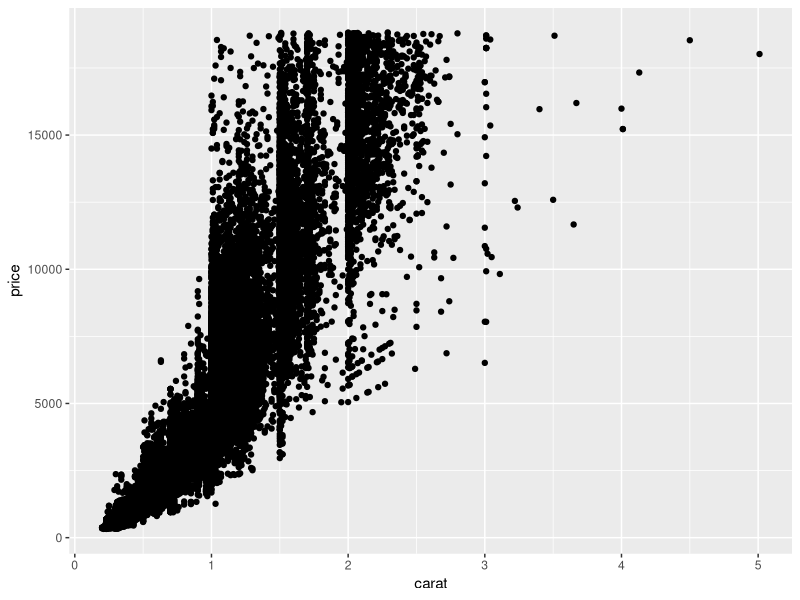
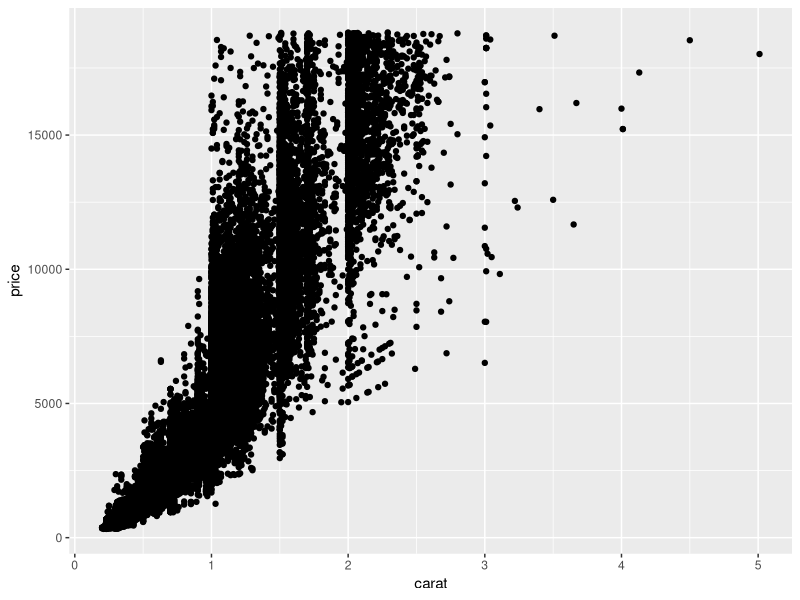
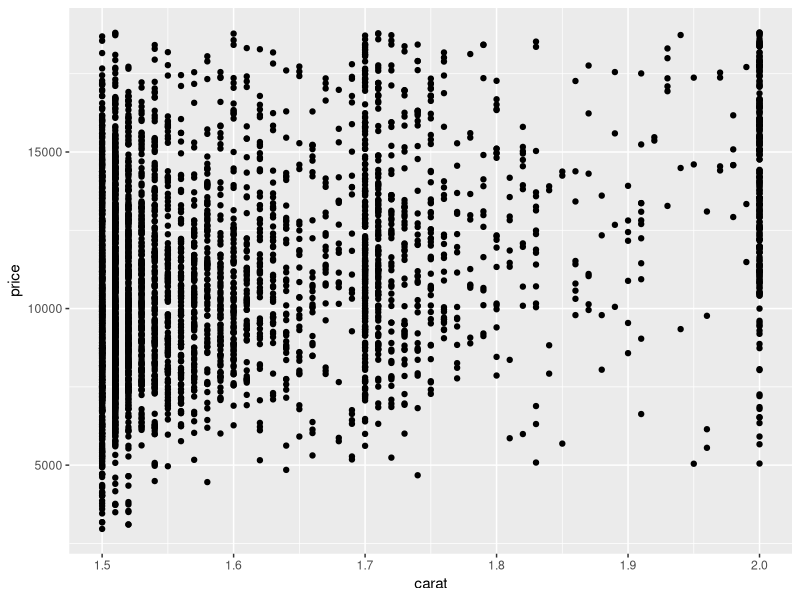
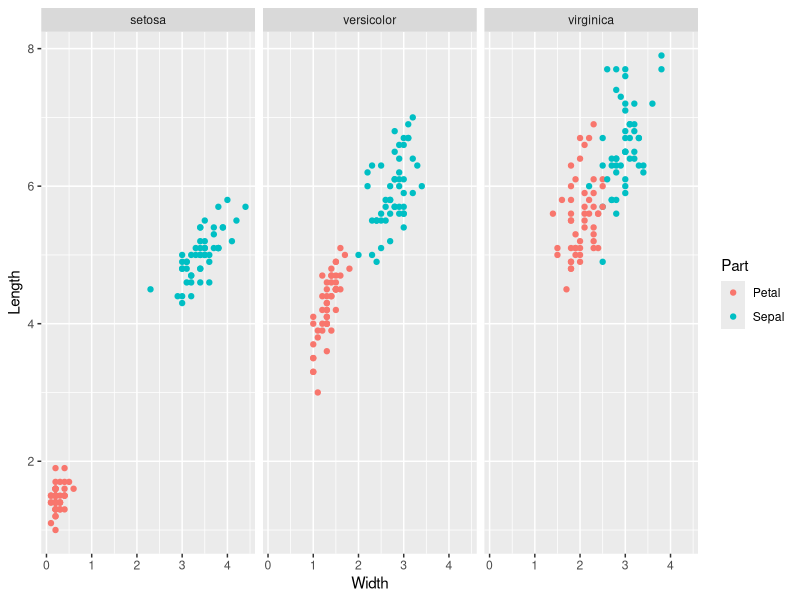
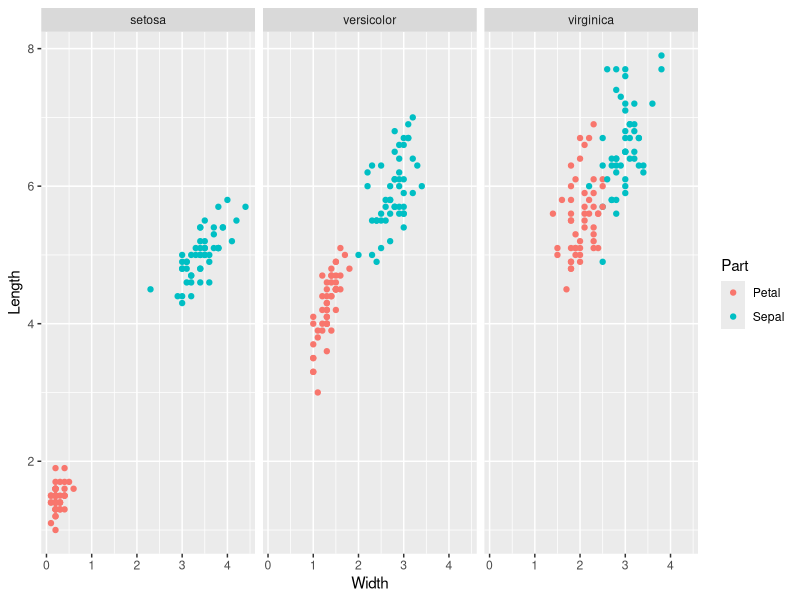

Here is the R script that generated these plots, in order:
## ---- chunk 1
library(tidyverse)
## ---- chunk 2
## Original code; hard to read
summarize(group_by(diamonds, cut), mean_price = mean(price))

## ---- chunk 3
diamonds %>%
  group_by(cut) %>%
  summarize(mean_price = mean(price))
## ---- chunk 4
## NOTE: You can copy this code to the chunk below
iris %>%
  mutate(Sepal.Area=Sepal.Length*Sepal.Width) %>%
  group_by( Species ) %>%
  summarize_if(is.numeric,mean)%>%
  ungroup() %>%
  pivot_longer( names_to="measure",values_to="value",cols=-Species ) %>%
  arrange(value )
## ---- chunk 5
iris %>%
  mutate(Sepal.Area=Sepal.Length*Sepal.Width) %>%
  group_by(Species) %>%
  summarize_if(is.numeric, mean) %>%
  ungroup() %>%
  pivot_longer(names_to="measure", values_to="value", cols=-Species) %>%
  arrange(value)
## ---- chunk 6
iris %>%
  group_by(Species) %>%
  summarize(Sepal.Length = mean(Sepal.Length), Sepal.Width = mean(Sepal.Width), Petal.Length = mean(Petal.Length), Petal.Width = mean(Petal.Width))
## ---- chunk 7
iris %>%
  group_by(Species) %>%
  summarize(
    Sepal.Length = mean(Sepal.Length),
    Sepal.Width = mean(Sepal.Width),
    Petal.Length = mean(Petal.Length),
    Petal.Width = mean(Petal.Width)
  )
## ---- chunk 8
## NOTE: No need to edit, just an example
ggplot(diamonds, aes(carat, price)) +
  geom_point()
## ---- chunk 9
## NOTE: No need to edit, just an example
diamonds %>%
  ggplot(aes(carat, price)) +
  geom_point()
## ---- chunk 10
## NOTE: No need to edit, just an example
diamonds %>%
  filter(1.5 <= carat, carat <= 2.0) %>%

  ggplot(aes(carat, price)) +
  geom_point()
## ---- chunk 11
## NOTE: No need to edit, just an example
diamonds %>%
  filter(1.5 <= carat, carat <= 2.0) %>%
  glimpse()

  ## ggplot(aes(carat, price)) +
  ## geom_point()
## ---- chunk 12
ggplot(
  iris %>%
  pivot_longer(
    names_to = c("Part", ".value"),
    names_sep = "\\.",
    cols = -Species
  ),
  aes(Width, Length, color = Part)
) +
  geom_point() +
  facet_wrap(~Species)
## ---- chunk 13
iris %>%
  pivot_longer(
    names_to = c("Part", ".value"),
    names_sep = "\\.",
    cols = -Species
  ) %>%

ggplot(aes(Width, Length, color = Part)) +
  geom_point() +
  facet_wrap(~Species)
